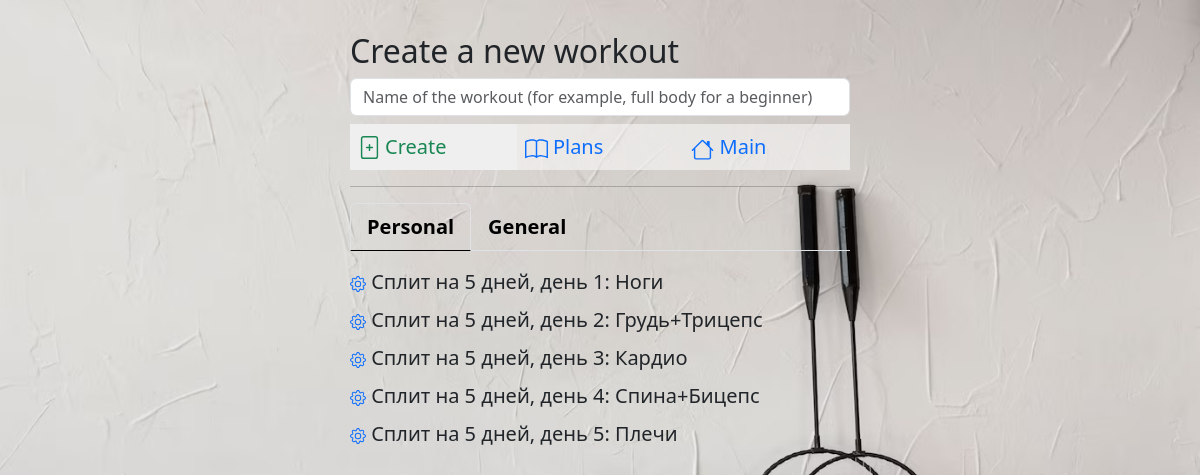
/new_train (signed in), run on an earlier commit of the app's database.
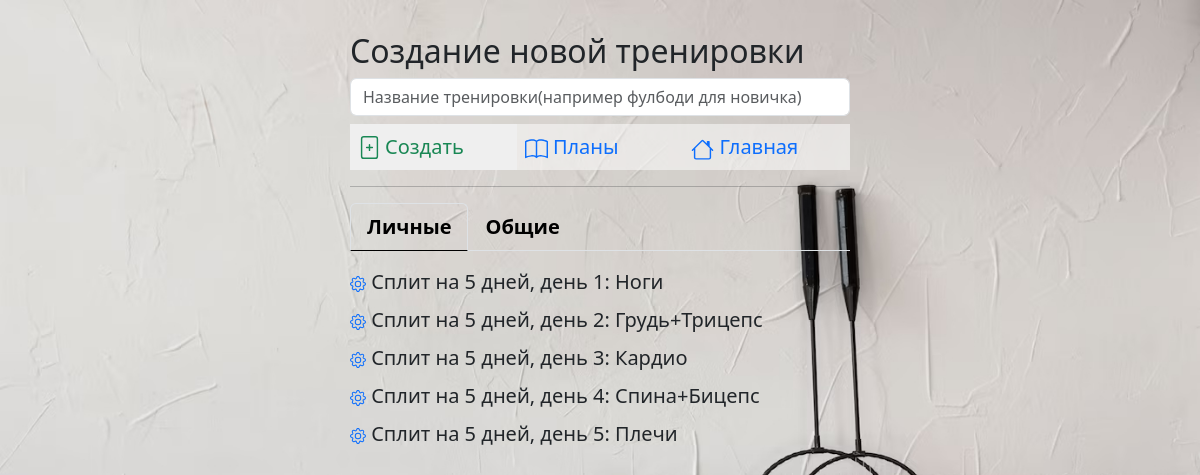
And on a later commit of the database.
### _models.py (models this page shows, shortened)
class User(db.Model, UserMixin):
    __tablename__ = 'users'
    id = db.Column(db.Integer, primary_key=True)
    name = db.Column(db.String(80), nullable=False, unique=True)
    password = db.Column(db.String(80), nullable=False)
    role = db.Column(db.String(80), nullable=False, default='user')
    email = db.Column(db.String(80), unique=True, nullable=False)
    language = db.Column(db.String(20), default='EN')
    preferences = db.Column(db.Text, default=[])
    date_registration = Column(db.DateTime)
    date_last_activity = Column(db.DateTime)
    trainings = relationship('UserTraining', back_populates='user')

class Training(db.Model):
    __tablename__ = 'trainings'
    training_id = db.Column(db.Integer, primary_key=True)
    name = db.Column(db.String(50), nullable=False)
    local_names = db.Column(db.Text)
    owner = db.Column(db.String(80), default='admin')
    exercises = relationship('Exercise', secondary='training_exercises', overlaps="trainings")
    user_trainings = relationship('UserTraining', back_populates='training', cascade='all, delete-orphan')
    plans = relationship('Plan', secondary='plan_trainings', back_populates='trainings')

### main.py (the view, shortened to what this page needs)
@app.route("/new_train", methods=['POST', 'GET'])
@login_required
def new_train():
    languages = config.LANGUAGES
    empty_locals = {lang: '' for lang in languages}
    if current_user.role != 'admin':
        conditions = or_(Training.owner == 'admin', Training.owner == current_user.name)
    else:
        conditions = or_(Training.owner == 'admin', Training.owner == 'old_training')
    trains_list = Training.query.filter(conditions).all()
    payload_data = [[train, json.loads(train.local_names) if train.local_names is not None else empty_locals] for train in trains_list]
    return render_template('new_train.html', trains_list=trains_list, payload_data=payload_data)

### _logic.py (called while the page is built)
def load_localization_dict():
    phrases = Localization.query.all()
    phrases_list = {}
    for phrase in phrases:
        translations_dict = json.loads(phrase.translations)
        phrases_list[phrase.key] = translations_dict
    return phrases_list

### main.py (called while the page is built)
@login_manager.user_loader
def load_user(user_id):
    return User.query.get(int(user_id))

@app.context_processor
def inject_local_dict():
    local_dict = load_localization_dict()
    return {'local_dict': local_dict}

### templates/new_train.html (shortened to what this page needs)
{% extends 'base.html' %}
{% block body %}
<div class="account-block pt-3">
    <div class="mt-3">
        <h2>{{local_dict['Create_new_workout'][current_user.language]}}</h2>
                        <form method="post">
                            <input type="text" name="train_name" id="train_name" class="form-control mb-2" required value="{{train_name}}" placeholder="{{local_dict['new_workout_placeholder'][current_user.language]}}">
                            <div class="mb-3 d-flex">
                                <div class="account-item fs-5 flex-grow-1 m-0 p-0">
                                    <button type="submit" class="submit-no-border text-success d-flex str-link p-2">
                                        {{local_dict['Create'][current_user.language]}}
                                    </button>
                                </div>
                                <div class="account-item fs-5 m-0 p-0">
                                         <a href="/plans_all" class="str-link link-underline link-underline-opacity-0 p-2">
                                             {{local_dict['Plans'][current_user.language]}}
                                         </a>
                                </div>
                                <div class="account-item fs-5 m-0 p-0 text-truncate">
                                         <a href="/" class="str-link link-underline link-underline-opacity-0 p-2">
                                             {{local_dict['Main'][current_user.language]}}
                                         </a>
                                </div>
                            </div>
                        </form>
        <hr>
        <ul class="nav nav-tabs mb-3 fs-5 fw-semibold" id="pills-tab" role="tablist">
            <li class="nav-item" role="presentation">
                <button class="nav-link active" id="user_trains-tab" data-bs-toggle="pill" data-bs-target="#user_trains" type="button" role="tab" aria-controls="user_trains" aria-selected="true">
                    {{local_dict['Personal'][current_user.language]}}
                </button>
            </li>
            <li class="nav-item" role="presentation">
                <button class="nav-link" id="pills-common-tab" data-bs-toggle="pill" data-bs-target="#common" type="button" role="tab" aria-controls="common" aria-selected="false">
                    {{local_dict['General'][current_user.language]}}
                </button>
            </li>
        </ul>
        <div class="tab-content" id="tabContent">
            <div class="tab-pane fade show active" id="user_trains" role="tabpanel" aria-labelledby="pills-user_trains-tab" tabindex="0">
                    {% for data in payload_data %}
                        {% if data[0].owner == current_user.name %}
                            <div class="fs-5 mb-2 text-truncate">
                            <a href="/edit_train/{{data[0].training_id}}" class="link-underline link-underline-opacity-0">
                                <span class="text-dark">{{data[0].name}}</span>
                            </a>
                            </div>
                        {% endif %}
                    {% endfor %}
            </div>
        </div>
    </div>
</div>
{% endblock %}

### templates/base.html (shortened to what this page needs)
<!doctype html>
<html lang="ru">
<head>
    <link rel="stylesheet" href="{{ url_for('static', filename='css/bootstrap.min.css' )}}">
    <link rel="stylesheet" href="{{ url_for('static', filename='css/main.css' )}}">
    <link href="https://cdnjs.cloudflare.com/ajax/libs/select2/4.1.0-beta.1/css/select2.min.css" rel="stylesheet" />
</head>
<body>
    <div class="container">
        {% block body %}{% endblock %}
    </div>
</body>
</html>

### static/css/main.css (style rules this page uses)
body { background-image: url('../imgs/background.jpg'); background-size: cover; background-repeat: no-repeat; background-attachment: fixed; }
.nav-link.active { background-color: rgba(0, 0, 0, 0.2); }
.str-link { display: inline-block; width: 100%; height: 100%; }
.nav-tabs .nav-item .nav-link { color: black; }
.nav-tabs .nav-item .nav-link.active { background-color: rgba(255,255,240, 0); border-bottom: solid black; border-width: 1px; }
.account-block { position: absolute; top: 0; left: 0; width:100%; max-width: 500px; left: 50%; transform: translateX(-50%); }
.account-item { width: 100%; background-color: rgba(255,255,255, 0.5); margin: 3px; padding: 7px; border: none; }
.submit-no-border { border: none; }

What changed in the data, as far as the page shows it:
changed User: language "Create a new workout" → "Создание новой тренировки"; train_name "Name of the workout (for example, full body for a beginner)" → "Название тренировки(например фулбоди для новичка)"; language "Create" → "Создать"; language "Plans" → "Планы"; language "Main" → "Главная"; language "Personal" → "Личные"; language "General" → "Общие"
